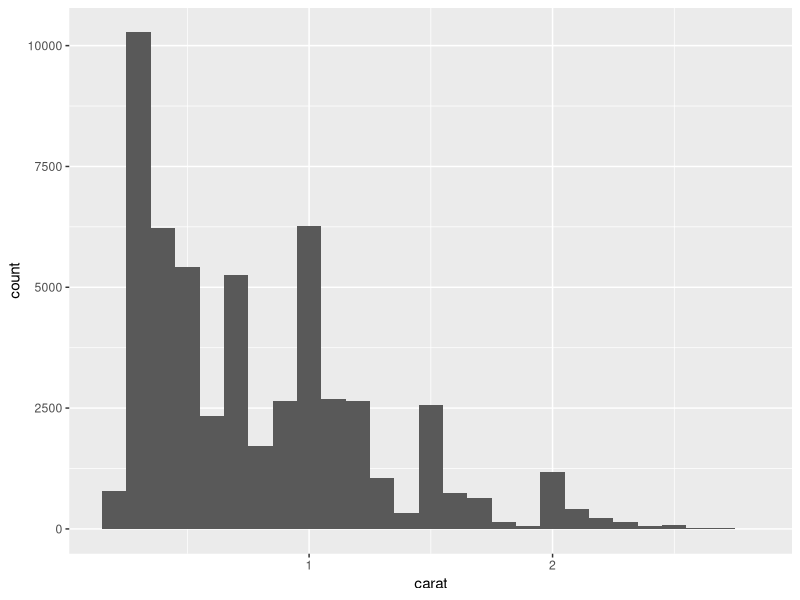
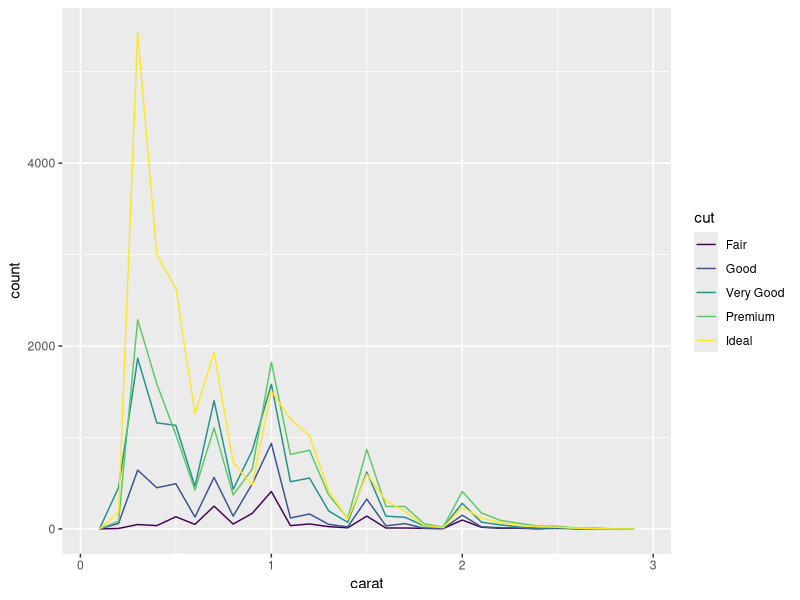
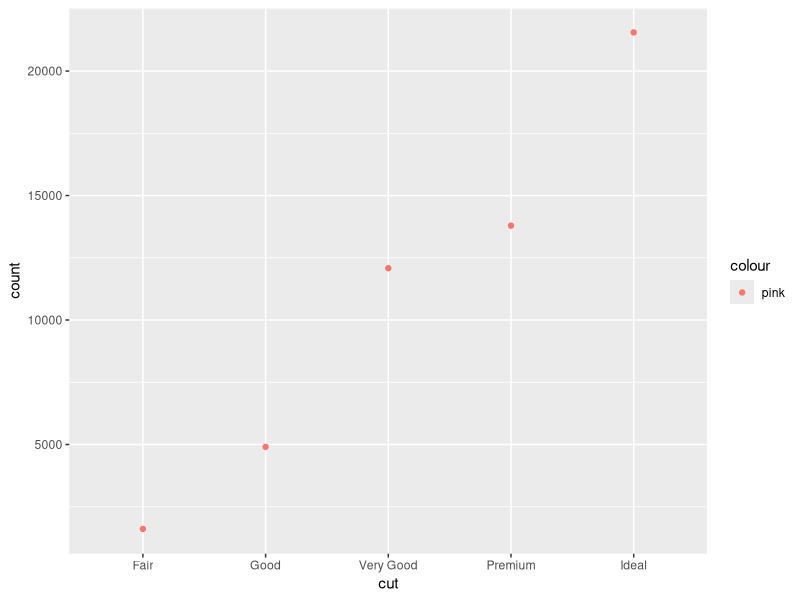
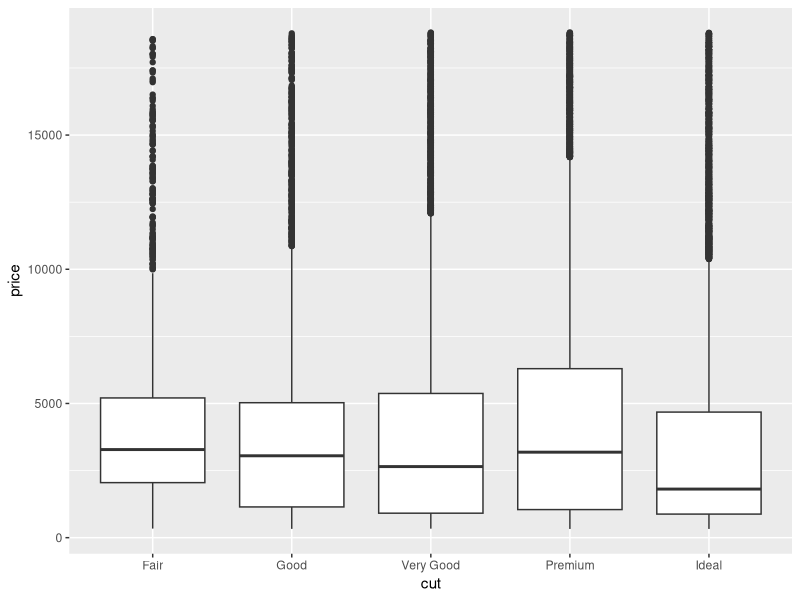
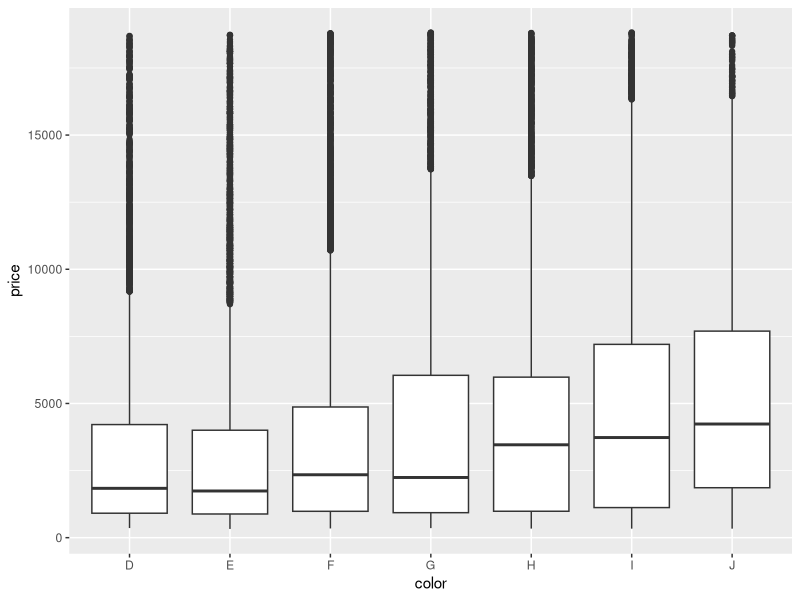
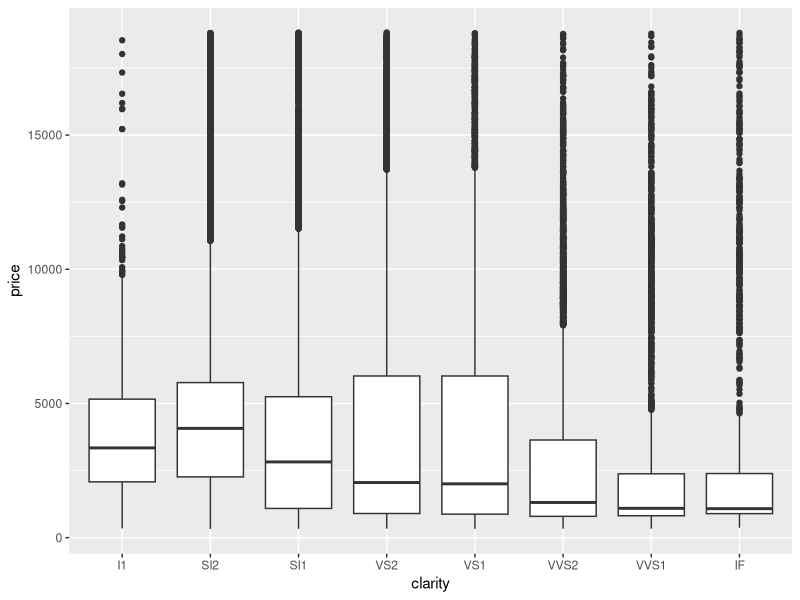
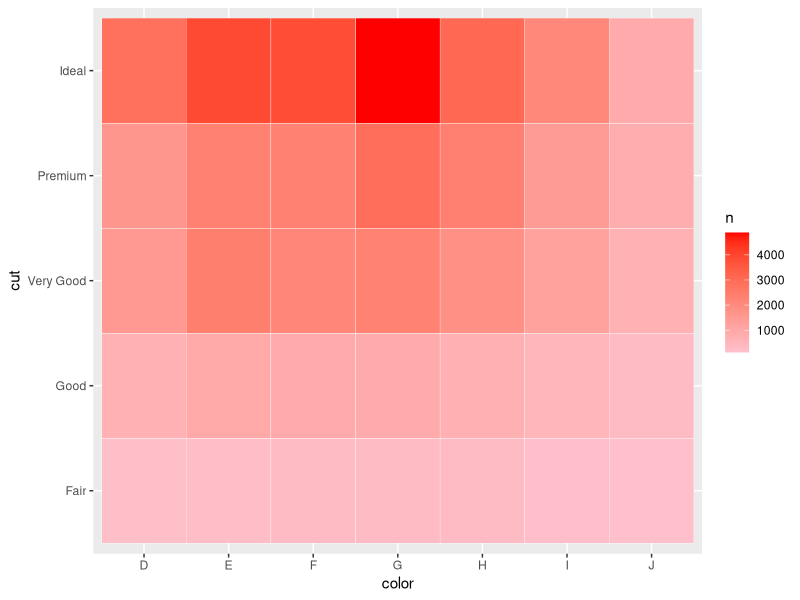

Reproduce these figures in R, in order.
#import libraries
library (tidyverse)

#view the diamonds dataset
diamonds

#--------------filter

# filter  where the carat is above 2.5 (good size)
filter (diamonds, carat > 2.5)

# filter where its price above 10,000 (expensive), carat > 1.5 and cut is very good and has the best color
filter (diamonds,
        price > 10000,
        carat > 1.05 ,
        cut == "Very Good",
        color == "D",
        clarity == "VS2")

#--------------arrange

# arrange the dataset based on the prices (higher to lower)
p <- arrange (diamonds, desc(price))

# arrange based on these 2 values (depth of the diamond , the table(top diamon width))
d <- arrange (diamonds, depth , table)

#--------------select

#view the diamond brief details
select(diamonds , cut , color, clarity)

# view the diamond brief details from the arranged dataset
c <- select (p , cut , color, clarity)

# view all with the clarity as the first column
select (diamonds, clarity , everything())

# view the details of the diamond x = length, y = width , z = depth , depth = the total depth %
select (diamonds, depth , x , y , z)

#--------------Mutate

# calculate the vat from the prices and add it to the dataset
vat <- mutate (diamonds,
               vat = price + (price * 0.10))

# add a new column that show the diamond with high prices and kinda good cut
pricey_bad <- mutate(diamonds,
                     pricey_bad_cut = price > 1000 &
                       cut == "Very Good")

#--------------transmute

# calculate a new column that has a good quality and has a premium cut
transmute(diamonds, clarity == "SI1" & cut == "Premium")


#--------------summarize & group by

# group by cuts and count each value and the mean of the carats
by_cut <- group_by(diamonds, cut)
by_cut_s <- summarise(by_cut, count = n(), avg = mean(carat))

# group by colour and count each value and the min and max price
by_color <- group_by(diamonds, color)
by_color_s <- summarise(
  by_color,
  count = n(),
  max_price = max(price),
  min_price = min(price)
)

#group by clarity and count each value and the min and max carat value
by_clarity <- group_by(diamonds, clarity)
summarise(
  by_clarity,
  count = n(),
  high_carat = max(carat),
  low_carat = min(carat)
)


#--------------visualization

# create a dataset with small carats (under 3) & create a histogram that show the carat and its count
smaller <- diamonds %>%
  filter(carat < 3)
ggplot(data = smaller , aes(x = carat)) +
  geom_histogram(binwidth = 0.1)


# use the smaller dataset and visualize the distribution of carat and color the lines based on the cut value
ggplot(data = smaller, mapping = aes(x = carat, colour = cut)) +
  geom_freqpoly(binwidth = 0.1)


# use the grouped by cut dataset to create a point plot that shows the cut and it total values
ggplot(data = by_cut_s ,
       mapping = aes(x = cut, y = count , color = "pink")) +
  geom_point()


# visualize the cut , color , clarity as a boxplot with the prices as the min and max values
ggplot(diamonds, aes(cut, price)) + geom_boxplot()
ggplot(diamonds, aes(color, price)) + geom_boxplot()
ggplot(diamonds, aes(clarity, price)) + geom_boxplot()


# use the rectangle plot to visualize the color and count relationship
diamonds %>%
  count(color, cut) %>%
  ggplot(mapping = aes(x = color, y = cut)) +
  geom_tile(mapping = aes(fill = n), color = "white") +
  scale_fill_gradient(low = "pink", high = "red")
